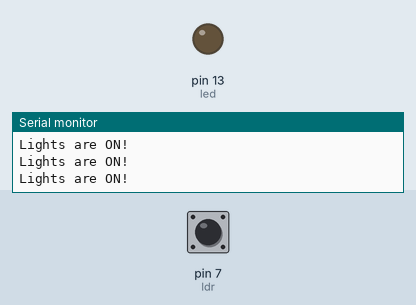
Recording of a sketch running on a simulated Arduino Uno, built with avr-gcc and run on an emulated ATmega328P. Shown: output pins drawn as LEDs (lit = HIGH), the last lines printed to the serial monitor. Dashed ring = blinking. The inputs (shaded band) are chosen by the test bench; at power-on: pin 7 (ldr) LOW.

Above: at 1.2 s.
1.3 s: pin 7 (ldr) driven HIGH
At 2.0 s:
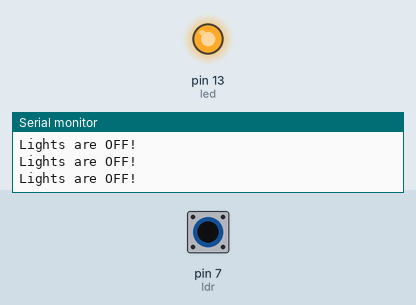
2.8 s: pin 7 (ldr) driven LOW
At 3.2 s:
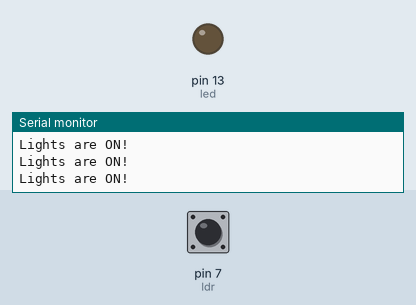
5.8 s: pin 7 (ldr) pulsed HIGH 2 times (0.12 s each, 0.3 s apart)
At 5.89 s:
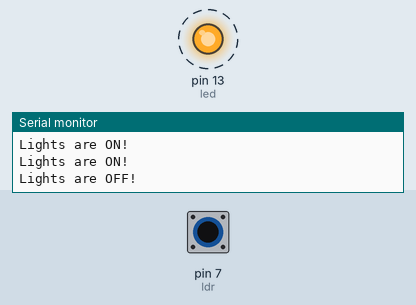
9.4 s: pin 7 (ldr) pulsed HIGH 5 times (0.12 s each, 0.3 s apart)
At 11.8 s:
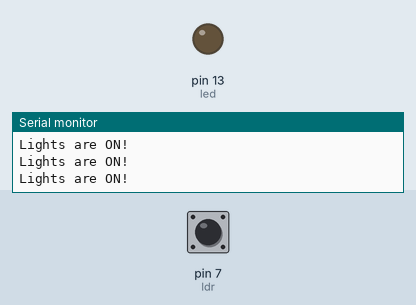
Timing chart, 0 to 13.3 s (numbered marks = the images above; inputs shaded):
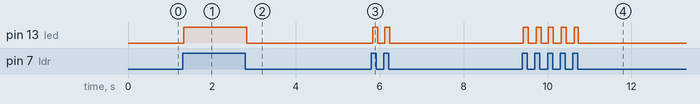

Measured:
- after the input at 1.3 s, pin 13 (led): LOW → HIGH at once
- after the input at 2.8 s, pin 13 (led): HIGH → LOW at once
- after the input at 5.8 s, pin 13 (led): alternates HIGH for 0.12 s and LOW for 0.17 s, 4 changes in all, then stays LOW, starting at once
- after the input at 9.4 s, pin 13 (led): alternates HIGH for 0.12 s and LOW for 0.18 s, 10 changes in all, then stays LOW, starting at once

The sketch:

01_Basics.ino
```cpp
int ldr = 7, led = 13;
int ldrState;

void setup() {
  pinMode(ldr, INPUT);
  pinMode(led, OUTPUT);
  Serial.begin(9600);
}

void loop() {
  ldrState = digitalRead(ldr);
  if(ldrState == HIGH) {
    Serial.println("Lights are OFF!");
    digitalWrite(led, HIGH);
  } else {
    Serial.println("Lights are ON!");
    digitalWrite(led, LOW);
  }
}
```
